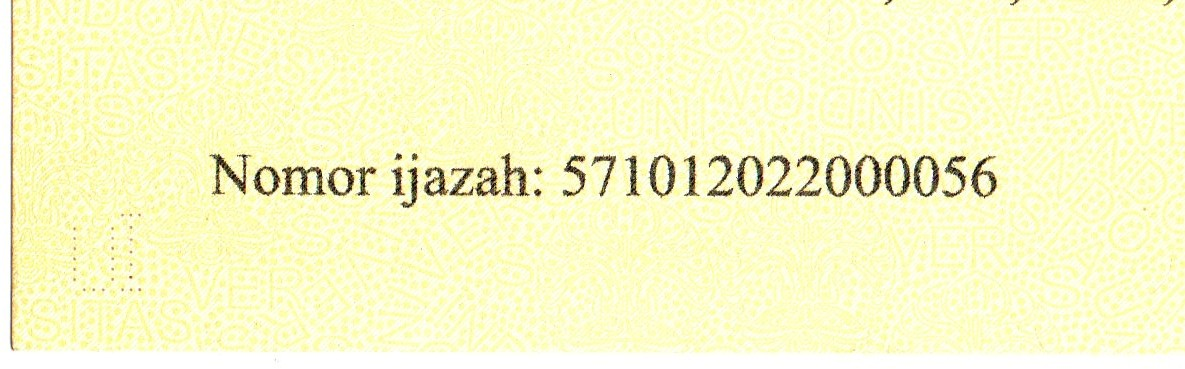
#> input picture Tugas 5_Enhancement OCR/picture/01_HighQuality_Enhanced (1).jpg, 1185 x 369 px
$ python filtering.py
#> lines starting #> are read from the running program, lines starting #| are printed output that depends on the picture
import cv2
import os

# Folder input dan output
input_folder = "picture"
output_folder = "hasil"

# Daftar gambar
files = [
    "01_HighQuality_Enhanced (1).jpg",
    "02_LowContrast (1).jpg",
    "03_Blurred (1).jpg",
    "04_HighNoise (1).jpg",
    "05_LowResolution_Upsampled (1).jpg",
    "06_Faded_Underexposed (1).jpg",
    "07_ColorShift_WarmTint (1).jpg",
    "08_JPEGCompression_Artifacts (1).jpg",
    "09_CombinedDegradation (1).jpg"
]

# Proses semua gambar
for i, filename in enumerate(files, start=1):

    # Lokasi gambar
    input_path = os.path.join(input_folder, filename)

    # Baca gambar
    image = cv2.imread(input_path)
#> image is the input picture: shape (369, 1185, 3); mean B, G, R 200.2, 248.5, 248.7

    # Cek apakah gambar berhasil dibaca
    if image is None:
        print(f"Gambar tidak ditemukan: {filename}")
        continue

    # Buat folder khusus untuk setiap gambar
    image_folder = os.path.join(output_folder, f"{i:02d}")
    os.makedirs(image_folder, exist_ok=True)

    # ==========================================
    # 1. MEAN FILTER
    # ==========================================

    mean_filter = cv2.blur(image, (5, 5))

    mean_path = os.path.join(image_folder, "mean_filter.jpg")
    cv2.imwrite(mean_path, mean_filter)

    # ==========================================
    # 2. MEDIAN FILTER
    # ==========================================

    median_filter = cv2.medianBlur(image, 5)

    median_path = os.path.join(image_folder, "median_filter.jpg")
    cv2.imwrite(median_path, median_filter)

    # ==========================================
    # 3. GAUSSIAN FILTER
    # ==========================================

    gaussian_filter = cv2.GaussianBlur(image, (5, 5), 0)

    gaussian_path = os.path.join(image_folder, "gaussian_filter.jpg")
    cv2.imwrite(gaussian_path, gaussian_filter)

    # ==========================================
    # 4. SHARPENING
    # ==========================================

    blur_for_sharpen = cv2.GaussianBlur(image, (0, 0), 3)
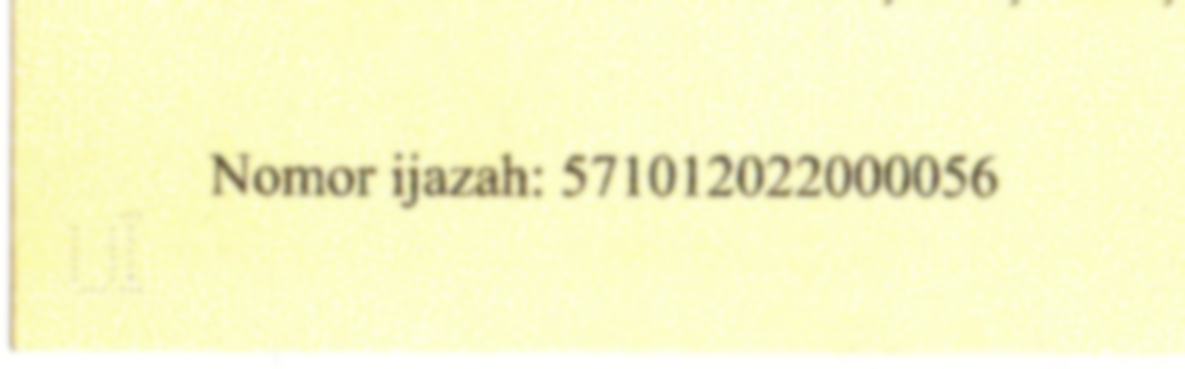
#> blur_for_sharpen: shape (369, 1185, 3); mean B, G, R 200.2, 248.5, 248.7

    sharpened = cv2.addWeighted(
        image, 1.5,
        blur_for_sharpen, -0.5,
        0
    )

    sharpening_path = os.path.join(image_folder, "sharpening.jpg")
    cv2.imwrite(sharpening_path, sharpened)

    print(f"Gambar {i:02d} selesai diproses.")
#> pass 2 of the loop `for i, filename in enumerate(files, start=1):`:
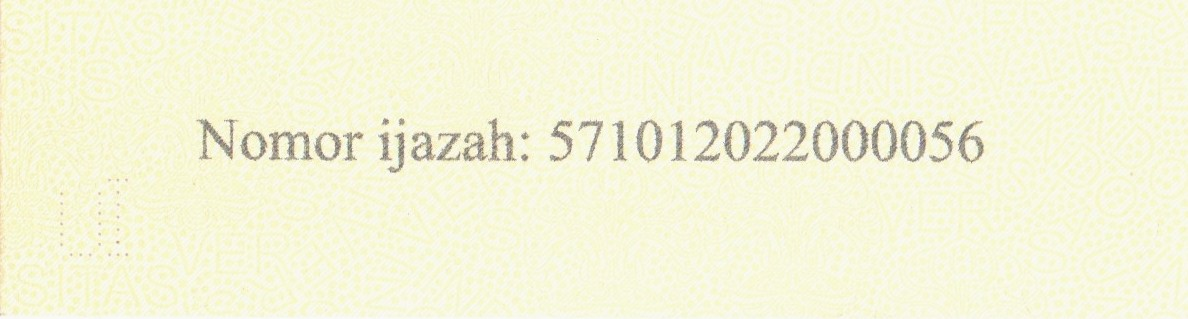
#> input picture Tugas 5_Enhancement OCR/picture/02_LowContrast (1).jpg, 1188 x 319 px
#> image is the input picture: shape (319, 1188, 3); mean B, G, R 217.7, 245.1, 245.6
#> mean_filter: shape (319, 1188, 3)
#> median_filter: shape (319, 1188, 3)
#> gaussian_filter: shape (319, 1188, 3)
#> `blur_for_sharpen = cv2.GaussianBlur(image, (0, 0), 3)`:
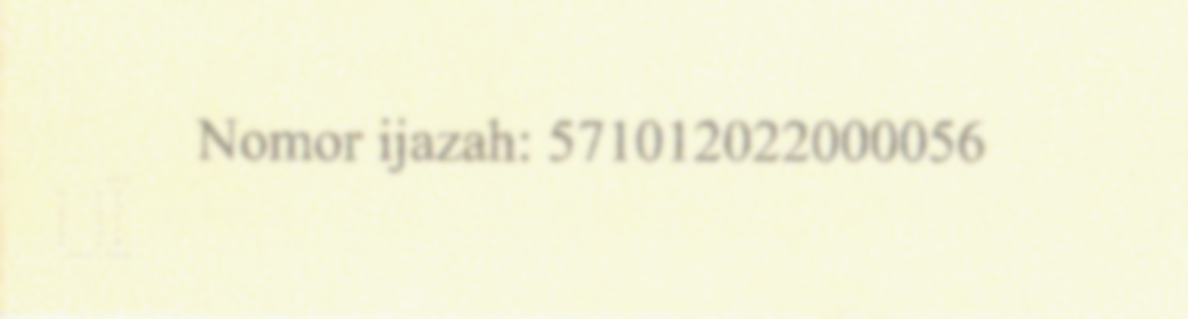
#> blur_for_sharpen: shape (319, 1188, 3); mean B, G, R 217.7, 245.1, 245.6
#> sharpened: shape (319, 1188, 3)

print("\nMean Filter, Median Filter, Gaussian Filter, dan Sharpening selesai untuk semua gambar.")
